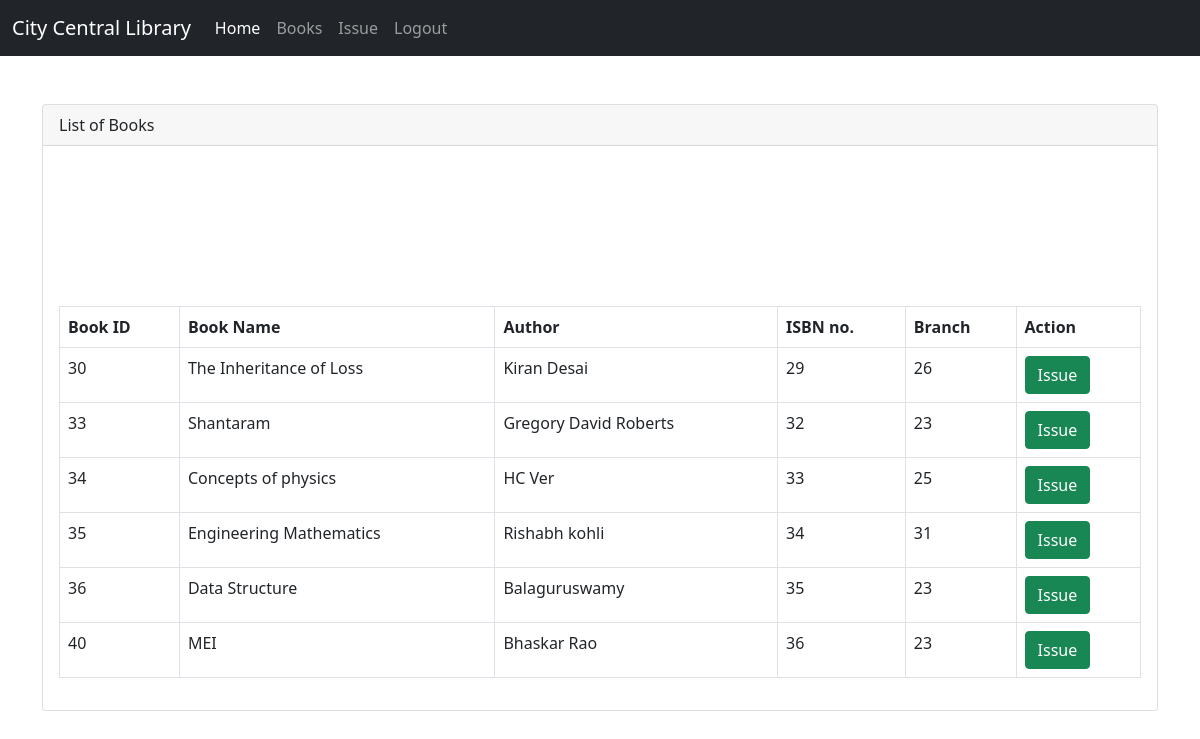
Screenshot of /books.php (signed in) with the database file from the repository.
### tables this page shows
CREATE TABLE `books` (
  `book_id` int(11) NOT NULL,
  `isbn_num` int(10) NOT NULL,
  `title` varchar(50) NOT NULL,
  `author` varchar(50) NOT NULL,
  `branch_id` int(10) NOT NULL,
  `publisher_id` int(20) NOT NULL
);

### books.php (the view, shortened to what this page needs)
<!doctype html>
<html lang="en">
  <head>
    <link href="https://cdn.jsdelivr.net/npm/bootstrap@5.0.0-beta1/dist/css/bootstrap.min.css" rel="stylesheet">
  </head>
  <body>
  <nav class="navbar navbar-expand-lg navbar-dark bg-dark">
  <div class="container-fluid">
    <a class="navbar-brand" href="#">City Central Library</a>
    <div class="collapse navbar-collapse" id="navbarNavDropdown">
      <ul class="navbar-nav">
        <li class="nav-item">
          <a class="nav-link active" aria-current="page" href="welcome.php">Home</a>
        </li>
        <li class="nav-item">
          <a class="nav-link" href="register.php">Books</a>
        </li>
        <li class="nav-item">
          <a class="nav-link" href="issue_reader.php">Issue</a>
        </li>
      </ul>
      <div class="navbar-collapse collapse">
        <ul class="navbar-nav ml-auto" style="float:right;">
            <li class="nav-item">
               <a class="nav-link" href="logout.php">Logout</a>
            </li>
       </ul>
      </div>
    </div>
  </div>
</nav>
<div class="container mt-5">
<div class="card">
<div class="card-header">
 List of Books
</div>
<div class="card-body">
<table class="table table-bordered">
  <thead>
    <tr>
      <th scope="col">Book ID</th>
      <th scope="col">Book Name</th>
      <th scope="col">Author</th>
      <th scope="col">ISBN no.</th>
      <th scope="col">Branch</th>
      <th scope="col">Action</th>
    </tr>
  </thead>
  <tbody>
  <?php
           require('config.php');
           $all="SELECT * FROM books ";
           $all_query=mysqli_query($conn,$all);
           if ($all_query->num_rows > 0) {
               while($row = $all_query->fetch_assoc()) {?>
                <form action='books_issue.php?id=<?php echo $row["book_id"]?>' method='POST'><?php
       echo "<tr>";
    echo "<td>".$row['book_id']."</td>";
    echo "<td>".$row['title']."</td>";
    echo "<td>".$row['author']."</td>";
    echo "<td>".$row['isbn_num']."</td>";
    echo "<td>".$row['branch_id']."</td>";
    echo "<td><button type='submit' class='btn btn-success' >Issue</button>
    </td>";
    echo "</tr></form><br>";
    }
} else {
    echo "0 results";
}
?>
  </tbody>
</table>
</div>
</div>
</div>
  </body>
</html>

### rows the page displays
books: book_id "30", title "The Inheritance of Loss", author "Kiran Desai", isbn_num "29", branch "26"
books: book_id "33", title "Shantaram", author "Gregory David Roberts", isbn_num "32", branch "23"
books: book_id "34", title "Concepts of physics", author "HC Ver", isbn_num "33", branch "25"
books: book_id "35", title "Engineering Mathematics", author "Rishabh kohli", isbn_num "34", branch "31"
books: book_id "36", title "Data Structure", author "Balaguruswamy", isbn_num "35", branch "23"
books: book_id "40", title "MEI", author "Bhaskar Rao", isbn_num "36", branch "23"
